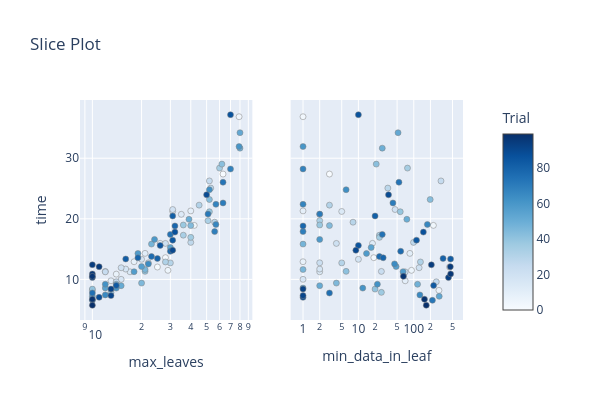

The notebook cell this image was saved under:
### Code cell
fig = plot_slice(study, target=lambda trial: trial.values[1], target_name='time')
fig.update_layout(height=400, width=600)
